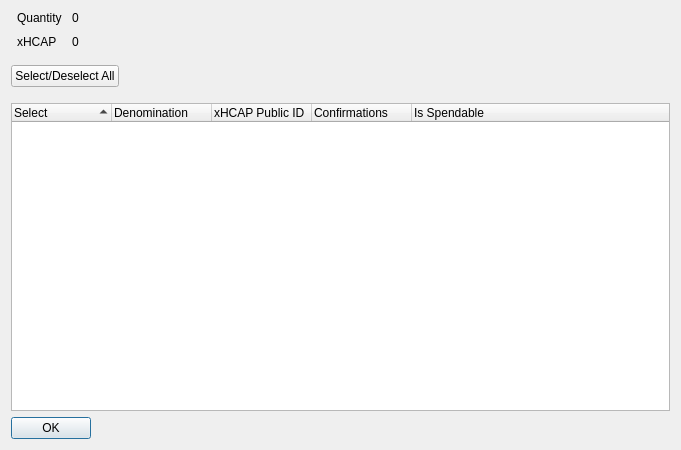
<?xml version="1.0" encoding="UTF-8"?>
<ui version="4.0">
 <class>XIONControlDialog</class>
 <widget class="QDialog" name="XIONControlDialog">
  <property name="geometry">
   <rect>
    <x>0</x>
    <y>0</y>
    <width>681</width>
    <height>450</height>
   </rect>
  </property>
  <property name="minimumSize">
   <size>
    <width>681</width>
    <height>450</height>
   </size>
  </property>
  <property name="windowTitle">
   <string>Select xHCAP to Spend</string>
  </property>
  <layout class="QVBoxLayout" name="verticalLayout" stretch="0,0,0,0">
   <item>
    <layout class="QHBoxLayout" name="horizontalLayout" stretch="0,0">
     <property name="spacing">
      <number>-1</number>
     </property>
     <property name="bottomMargin">
      <number>10</number>
     </property>
     <item>
      <layout class="QFormLayout" name="formLayout">
       <property name="horizontalSpacing">
        <number>10</number>
       </property>
       <property name="verticalSpacing">
        <number>10</number>
       </property>
       <property name="leftMargin">
        <number>6</number>
       </property>
       <property name="rightMargin">
        <number>6</number>
       </property>
       <item row="0" column="0">
        <widget class="QLabel" name="labelQuantity">
         <property name="text">
          <string>Quantity</string>
         </property>
        </widget>
       </item>
       <item row="0" column="1">
        <widget class="QLabel" name="labelQuantity_int">
         <property name="text">
          <string>0</string>
         </property>
        </widget>
       </item>
       <item row="1" column="0">
        <widget class="QLabel" name="labelXION">
         <property name="text">
          <string>xHCAP</string>
         </property>
        </widget>
       </item>
       <item row="1" column="1">
        <widget class="QLabel" name="labelXION_int">
         <property name="text">
          <string>0</string>
         </property>
        </widget>
       </item>
      </layout>
     </item>
     <item>
      <spacer name="horizontalSpacer_2">
       <property name="orientation">
        <enum>Qt::Horizontal</enum>
       </property>
       <property name="sizeHint" stdset="0">
        <size>
         <width>40</width>
         <height>20</height>
        </size>
       </property>
      </spacer>
     </item>
    </layout>
   </item>
   <item>
    <layout class="QHBoxLayout" name="horizontalLayout3" stretch="0,0">
     <property name="spacing">
      <number>14</number>
     </property>
     <property name="bottomMargin">
      <number>10</number>
     </property>
     <item>
      <widget class="QPushButton" name="pushButtonAll">
       <property name="text">
        <string>Select/Deselect All</string>
       </property>
      </widget>
     </item>
     <item>
      <spacer name="horizontalSpacer">
       <property name="orientation">
        <enum>Qt::Horizontal</enum>
       </property>
       <property name="sizeHint" stdset="0">
        <size>
         <width>40</width>
         <height>20</height>
        </size>
       </property>
      </spacer>
     </item>
    </layout>
   </item>
   <item>
    <widget class="QTreeWidget" name="treeWidget">
     <property name="sizePolicy">
      <sizepolicy hsizetype="Expanding" vsizetype="Expanding">
       <horstretch>0</horstretch>
       <verstretch>0</verstretch>
      </sizepolicy>
     </property>
     <property name="minimumSize">
      <size>
       <width>0</width>
       <height>250</height>
      </size>
     </property>
     <property name="alternatingRowColors">
      <bool>true</bool>
     </property>
     <property name="sortingEnabled">
      <bool>true</bool>
     </property>
     <property name="columnCount">
      <number>5</number>
     </property>
     <attribute name="headerDefaultSectionSize">
      <number>100</number>
     </attribute>
     <column>
      <property name="text">
       <string notr="true">Select</string>
      </property>
     </column>
     <column>
      <property name="text">
       <string notr="true">Denomination</string>
      </property>
     </column>
     <column>
      <property name="text">
       <string notr="true">xHCAP Public ID</string>
      </property>
     </column>
     <column>
      <property name="text">
       <string notr="true">Confirmations</string>
      </property>
     </column>
     <column>
      <property name="text">
       <string>Is Spendable</string>
      </property>
     </column>
    </widget>
   </item>
   <item>
    <widget class="QDialogButtonBox" name="buttonBox">
     <property name="sizePolicy">
      <sizepolicy hsizetype="Maximum" vsizetype="Fixed">
       <horstretch>0</horstretch>
       <verstretch>0</verstretch>
      </sizepolicy>
     </property>
     <property name="orientation">
      <enum>Qt::Horizontal</enum>
     </property>
     <property name="standardButtons">
      <set>QDialogButtonBox::Ok</set>
     </property>
    </widget>
   </item>
  </layout>
 </widget>
 <resources/>
 <connections>
  <connection>
   <sender>buttonBox</sender>
   <signal>accepted()</signal>
   <receiver>XIONControlDialog</receiver>
   <slot>accept()</slot>
   <hints>
    <hint type="sourcelabel">
     <x>248</x>
     <y>254</y>
    </hint>
    <hint type="destinationlabel">
     <x>157</x>
     <y>274</y>
    </hint>
   </hints>
  </connection>
  <connection>
   <sender>buttonBox</sender>
   <signal>rejected()</signal>
   <receiver>XIONControlDialog</receiver>
   <slot>reject()</slot>
   <hints>
    <hint type="sourcelabel">
     <x>316</x>
     <y>260</y>
    </hint>
    <hint type="destinationlabel">
     <x>286</x>
     <y>274</y>
    </hint>
   </hints>
  </connection>
 </connections>
</ui>
